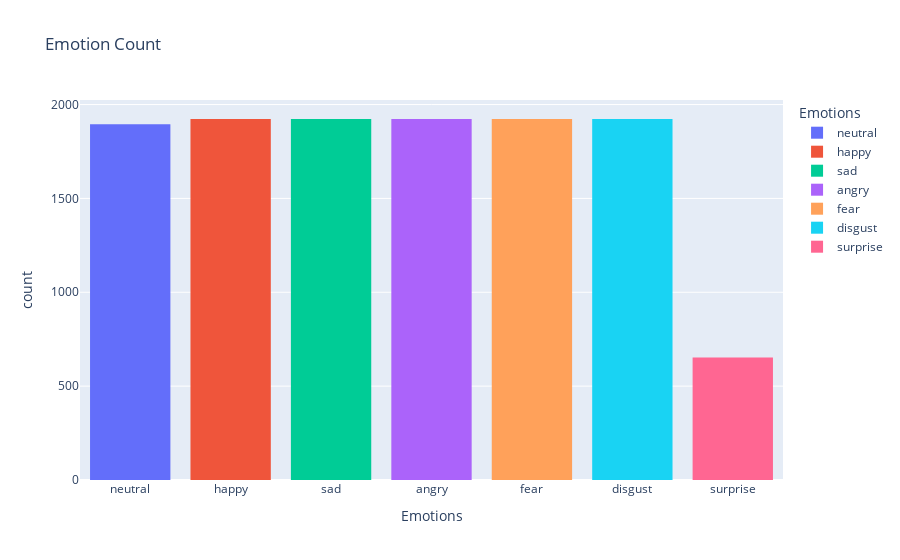

Here is the notebook cell this chart was saved with:
### Markdown cell above
#### 3.5 Combined Data Set

### Code cell
px_fig = px.histogram(main_df,
                      x='Emotions',
                      color='Emotions',
                      title='Emotion Count')
px_fig.update_layout(bargap=0.2)
px_fig.show()

### Figure 1 — Plotly figure (JSON) as saved in the notebook; plotly's stock layout.template omitted (floating-point values rounded to 4 significant figures; data arrays with more than 128 entries replaced by an {"elided": "..."} marker saying what was removed)
{"data": [{"alignmentgroup": "True", "bingroup": "x", "hovertemplate": "Emotions=%{x}<br>count=%{y}<extra></extra>", "legendgroup": "neutral", "marker": {"color": "#636efa", "pattern": {"shape": ""}}, "name": "neutral", "offsetgroup": "neutral", "orientation": "v", "showlegend": true, "type": "histogram", "x": {"elided": "1895 str values"}, "xaxis": "x", "yaxis": "y"}, {"alignmentgroup": "True", "bingroup": "x", "hovertemplate": "Emotions=%{x}<br>count=%{y}<extra></extra>", "legendgroup": "happy", "marker": {"color": "#EF553B", "pattern": {"shape": ""}}, "name": "happy", "offsetgroup": "happy", "orientation": "v", "showlegend": true, "type": "histogram", "x": {"elided": "1923 str values"}, "xaxis": "x", "yaxis": "y"}, {"alignmentgroup": "True", "bingroup": "x", "hovertemplate": "Emotions=%{x}<br>count=%{y}<extra></extra>", "legendgroup": "sad", "marker": {"color": "#00cc96", "pattern": {"shape": ""}}, "name": "sad", "offsetgroup": "sad", "orientation": "v", "showlegend": true, "type": "histogram", "x": {"elided": "1923 str values"}, "xaxis": "x", "yaxis": "y"}, {"alignmentgroup": "True", "bingroup": "x", "hovertemplate": "Emotions=%{x}<br>count=%{y}<extra></extra>", "legendgroup": "angry", "marker": {"color": "#ab63fa", "pattern": {"shape": ""}}, "name": "angry", "offsetgroup": "angry", "orientation": "v", "showlegend": true, "type": "histogram", "x": {"elided": "1923 str values"}, "xaxis": "x", "yaxis": "y"}, {"alignmentgroup": "True", "bingroup": "x", "hovertemplate": "Emotions=%{x}<br>count=%{y}<extra></extra>", "legendgroup": "fear", "marker": {"color": "#FFA15A", "pattern": {"shape": ""}}, "name": "fear", "offsetgroup": "fear", "orientation": "v", "showlegend": true, "type": "histogram", "x": {"elided": "1923 str values"}, "xaxis": "x", "yaxis": "y"}, {"alignmentgroup": "True", "bingroup": "x", "hovertemplate": "Emotions=%{x}<br>count=%{y}<extra></extra>", "legendgroup": "disgust", "marker": {"color": "#19d3f3", "pattern": {"shape": ""}}, "name": "disgust", "offsetgroup": "disgust", "orientation": "v", "showlegend": true, "type": "histogram", "x": {"elided": "1923 str values"}, "xaxis": "x", "yaxis": "y"}, {"alignmentgroup": "True", "bingroup": "x", "hovertemplate": "Emotions=%{x}<br>count=%{y}<extra></extra>", "legendgroup": "surprise", "marker": {"color": "#FF6692", "pattern": {"shape": ""}}, "name": "surprise", "offsetgroup": "surprise", "orientation": "v", "showlegend": true, "type": "histogram", "x": {"elided": "652 str values"}, "xaxis": "x", "yaxis": "y"}], "layout": {"bargap": 0.2, "barmode": "relative", "legend": {"title": {"text": "Emotions"}, "tracegroupgap": 0}, "title": {"text": "Emotion Count"}, "xaxis": {"anchor": "y", "categoryarray": ["neutral", "happy", "sad", "angry", "fear", "disgust", "surprise"], "categoryorder": "array", "domain": [0, 1], "title": {"text": "Emotions"}}, "yaxis": {"anchor": "x", "domain": [0, 1], "title": {"text": "count"}}}}
